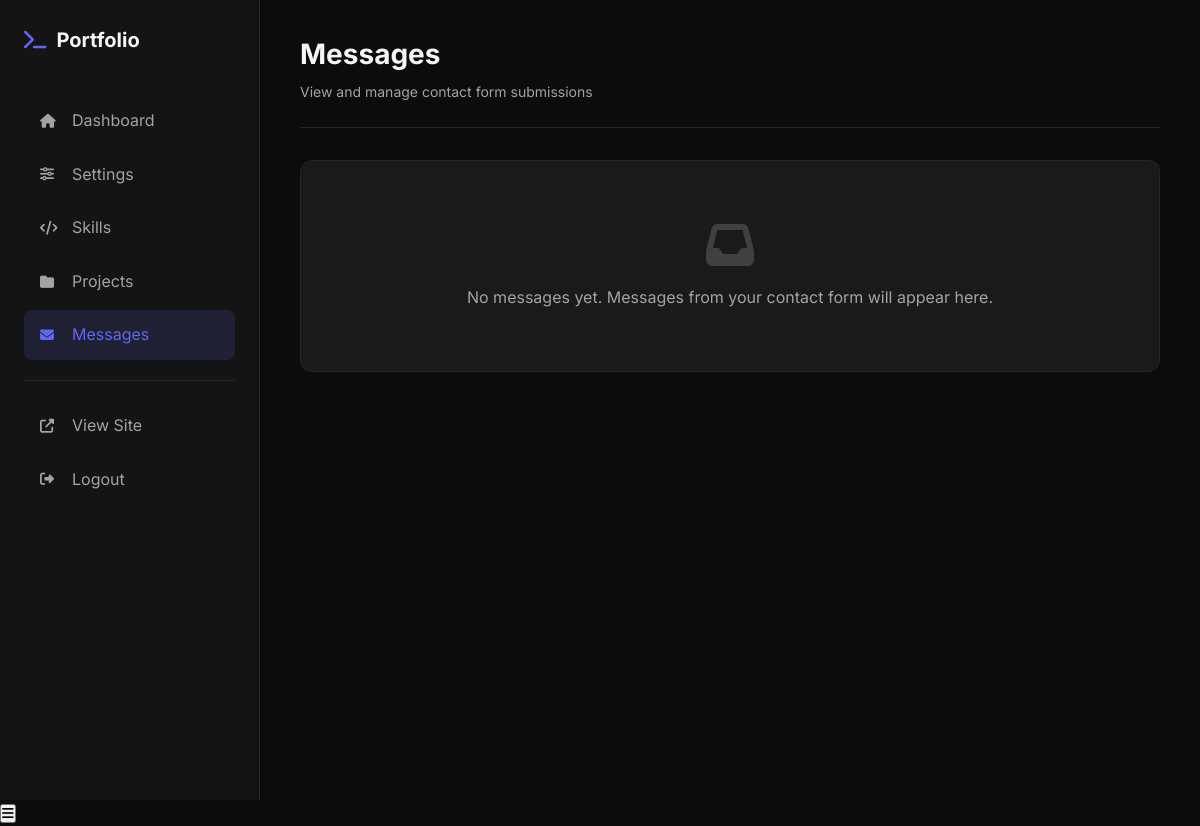
The page /admin/messages.php (signed in) on the database as committed earlier.
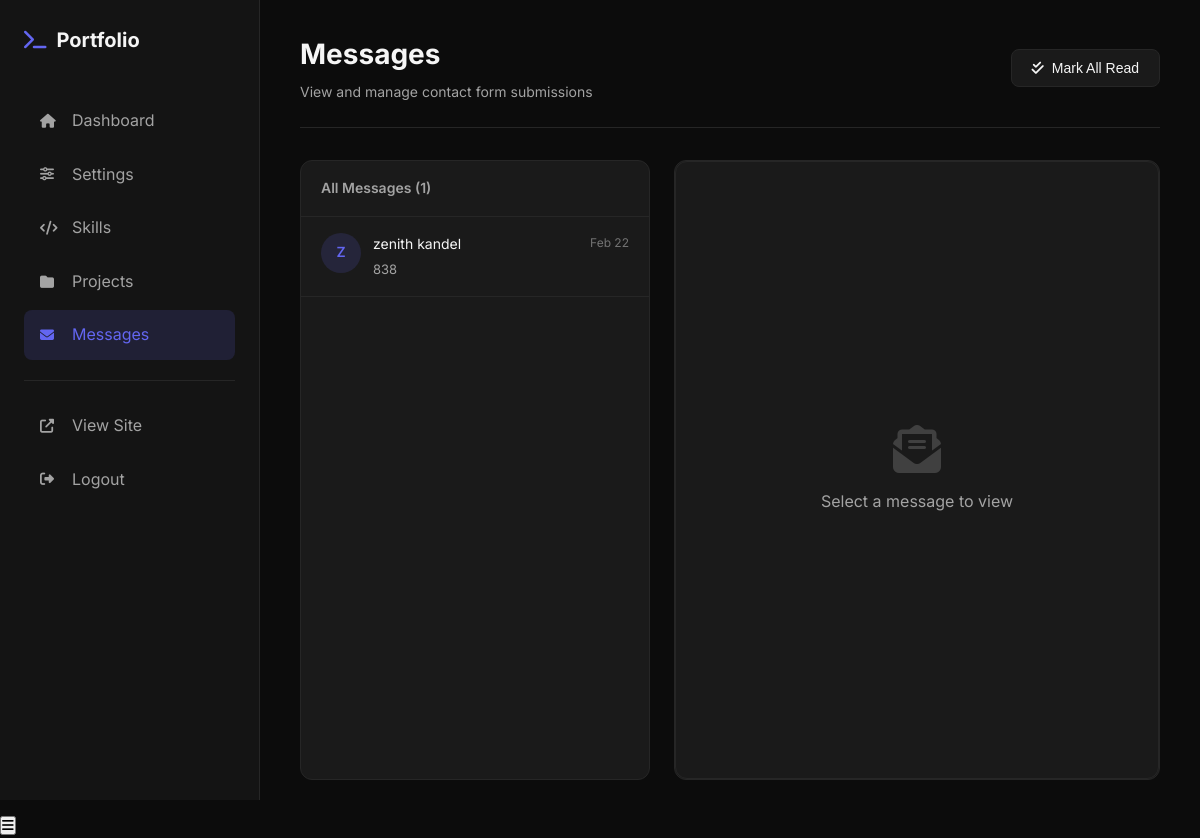
The same page on the database as committed later.
### tables this page shows
CREATE TABLE `messages` (
  `id` int(11) NOT NULL,
  `name` varchar(255) NOT NULL,
  `email` varchar(255) NOT NULL,
  `subject` varchar(255) DEFAULT NULL,
  `message` text NOT NULL,
  `is_read` tinyint(1) DEFAULT 0,
  `created_at` timestamp NOT NULL DEFAULT current_timestamp()
);

### includes/config.php (called while the page is built, shortened)
<?php
function e($string)
{
    return htmlspecialchars($string ?? '', ENT_QUOTES, 'UTF-8');
}

### admin/messages.php (the view, shortened to what the changed rows need)
<?php
require_once '../includes/config.php';
$stmt = $pdo->query("SELECT * FROM messages ORDER BY created_at DESC");
$messages = $stmt->fetchAll();
$viewMessage = null;
?>
<!DOCTYPE html>
<html lang="en">
<head>
    <link rel="stylesheet" href="https://cdnjs.cloudflare.com/ajax/libs/font-awesome/6.5.0/css/all.min.css">
    <link rel="stylesheet" href="assets/css/admin.css">
</head>
<body>
    <div class="layout">
        <main class="main-content">
            <div class="page-header">
                <div>
                    <h1>Messages</h1>
                </div>
                <?php if (!empty($messages)): ?>
                    <form method="POST" style="display: inline;">
                        <button type="submit" class="btn btn-secondary">
                            <i class="fas fa-check-double"></i> Mark All Read
                        </button>
                    </form>
                <?php endif; ?>
            </div>
            <?php if (empty($messages)): ?>
                <div class="empty-state">
                    <i class="fas fa-inbox"></i>
                    <p>No messages yet. Messages from your contact form will appear here.</p>
                </div>
            <?php else: ?>
                <div class="messages-grid">
                    <div class="message-list">
                        <div class="message-list-header">
                            <h2>All Messages (<?= count($messages) ?>)</h2>
                        </div>
                        <div class="message-list-items">
                            <?php foreach ($messages as $msg): ?>
                                <a href="?view=<?= $msg['id'] ?>"
                                    class="msg-item <?= !$msg['is_read'] ? 'unread' : '' ?> <?= ($viewMessage && $viewMessage['id'] == $msg['id']) ? 'active' : '' ?>">
                                    <div class="msg-avatar">
                                        <?= strtoupper(substr($msg['name'], 0, 1)) ?>
                                    </div>
                                    <div class="msg-info">
                                        <div class="msg-header">
                                            <span class="msg-name"><?= e($msg['name']) ?></span>
                                            <span class="msg-time"><?= date('M j', strtotime($msg['created_at'])) ?></span>
                                        </div>
                                        <div class="msg-subject"><?= e($msg['subject'] ?: substr($msg['message'], 0, 50)) ?>
                                        </div>
                                    </div>
                                </a>
                            <?php endforeach; ?>
                        </div>
                    </div>
                    <div class="message-view">
                        <?php if ($viewMessage): ?>
                            <div class="message-view-header">
                                <h2><?= e($viewMessage['subject'] ?: 'No Subject') ?></h2>
                                <div class="message-meta">
                                    <span><i class="fas fa-user"></i> <?= e($viewMessage['name']) ?></span>
                                    <span><i class="fas fa-envelope"></i> <a
                                            href="mailto:<?= e($viewMessage['email']) ?>"><?= e($viewMessage['email']) ?></a></span>
                                    <span><i class="fas fa-clock"></i>
                                        <?= date('F j, Y \a\t g:i A', strtotime($viewMessage['created_at'])) ?></span>
                                </div>
                            </div>
                            <div class="message-view-body">
                                <div class="message-content"><?= e($viewMessage['message']) ?></div>
                            </div>
                            <div class="message-view-actions">
                                <a href="mailto:<?= e($viewMessage['email']) ?>?subject=Re: <?= e($viewMessage['subject']) ?>"
                                    class="btn btn-primary">
                                    <i class="fas fa-reply"></i> Reply
                                </a>
                                <form method="POST" style="display: inline;">
                                    <input type="hidden" name="action"
                                        value="<?= $viewMessage['is_read'] ? 'mark_unread' : 'mark_read' ?>">
                                    <input type="hidden" name="id" value="<?= $viewMessage['id'] ?>">
                                    <button type="submit" class="btn btn-secondary">
                                        <i class="fas fa-<?= $viewMessage['is_read'] ? 'envelope' : 'envelope-open' ?>"></i>
                                        Mark as <?= $viewMessage['is_read'] ? 'Unread' : 'Read' ?>
                                    </button>
                                </form>
                                <form method="POST" style="display: inline;" onsubmit="return confirm('Delete this message?')">
                                    <input type="hidden" name="action" value="delete">
                                    <input type="hidden" name="id" value="<?= $viewMessage['id'] ?>">
                                    <button type="submit" class="btn btn-danger">
                                        <i class="fas fa-trash"></i> Delete
                                    </button>
                                </form>
                            </div>
                        <?php else: ?>
                            <div class="empty-state"
                                style="flex:1; display:flex; flex-direction:column; justify-content:center;">
                                <i class="fas fa-envelope-open-text"></i>
                                <p>Select a message to view</p>
                            </div>
                        <?php endif; ?>
                    </div>
                </div>
            <?php endif; ?>
        </main>
    </div>
</body>
</html>

Rows that differ between the two databases and show on the page:
added messages: name "Z", name "zenith kandel", created_at "Feb 22", message "838"
Other text that changed with them:
count($messages): (not shown) → "1"
text no longer shown: "No messages yet. Messages from your contact form will appear here."
text now shown: "Mark All Read All Messages ( ) Select a message to view"
